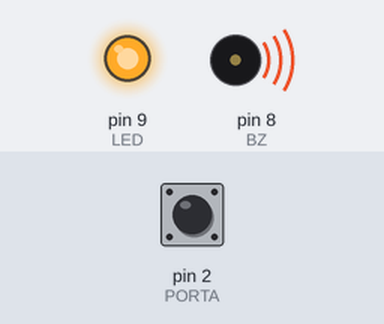
A sketch run on a simulated Arduino Mega 2560, built with avr-gcc and run on an emulated ATmega2560. Shown: output pins drawn as LEDs (lit = HIGH), buzzer (waves = sounding). The inputs (shaded band) are chosen by the test bench; at power-on: pin 2 (PORTA) HIGH.

Above: at 0.02 s.
Timing chart, 0 to 3.0 s (numbered marks = the images above):
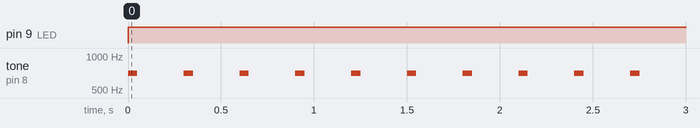

The sketch:

Projeto_141_Caixa_de_Correio_Inteligente.ino
```cpp
// Projeto 141 - Caixa de Correio Inteligente
// Arduino Uno | Arduino Neon Lab

const byte PORTA=2,LED=9,BZ=8;
bool abriu=false;
void setup(){pinMode(PORTA,INPUT_PULLUP);pinMode(LED,OUTPUT);}
void loop(){
 if(digitalRead(PORTA)==HIGH)abriu=true;
 digitalWrite(LED,abriu);
 if(abriu)tone(BZ,700,50);else noTone(BZ);
 delay(300);
}
```

Measured:
- by itself, pin 9 (LED): LOW → HIGH at 0.00 s
- by itself, tone on pin 8 (BZ): alternates 700 Hz for 0.05 s and silent for 0.25 s
